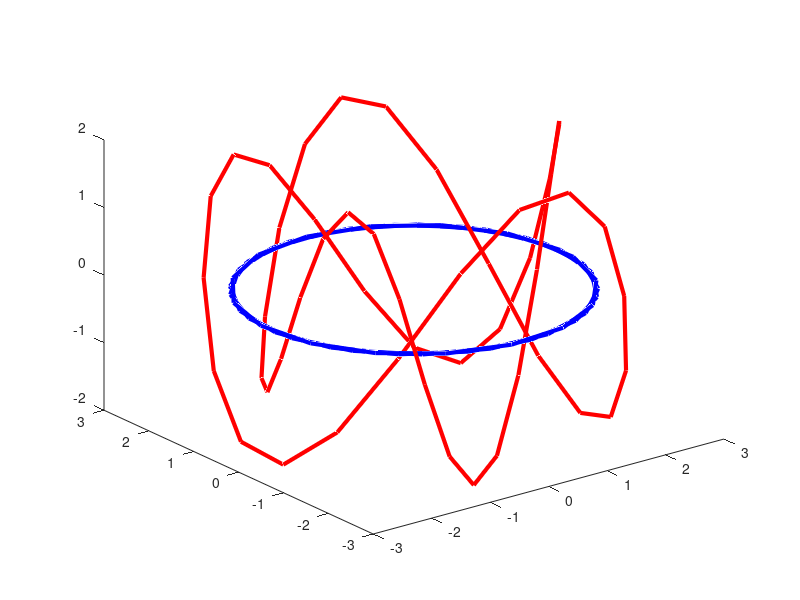

Source code (MATLAB): (Note: this script raises an error after producing the figure.)
function test

  [x,y,z] = circle(50) ;
  plot3(x,y,z,'-b','LineWidth',3) ;
  P = [ x'; y'; z' ] ;

  [x,y,z] = pnts5foil(50) ;
  hold on ;
  plot3(x,y,z,'-r','LineWidth',3) ;
  Q = [ x'; y'; z' ] ;
  
  [L,E] = lk( P, Q ) ;
  
  fprintf('L = %d, err = %g\n', L(1,2), E(1,2)) ;

end

function [x,y,z] = circle(npts)
  theta = [2*pi*linspace(0,1,npts)]';
  x     = 2.5*cos(3*theta) ;
  y     = 2.5*sin(3*theta) ;
  z     = zeros(size(theta)) ;
end

function [x,y,z] = pnts5foil(npts)
  theta = [2*pi*linspace(0,1,npts)]';
  x     = (7/3)*sin(2*theta)-(2/3)*sin(3*theta) ;
  y     = (7/3)*cos(2*theta)+(2/3)*cos(3*theta) ;
  z     = 2*sin(5*theta) ;
end
